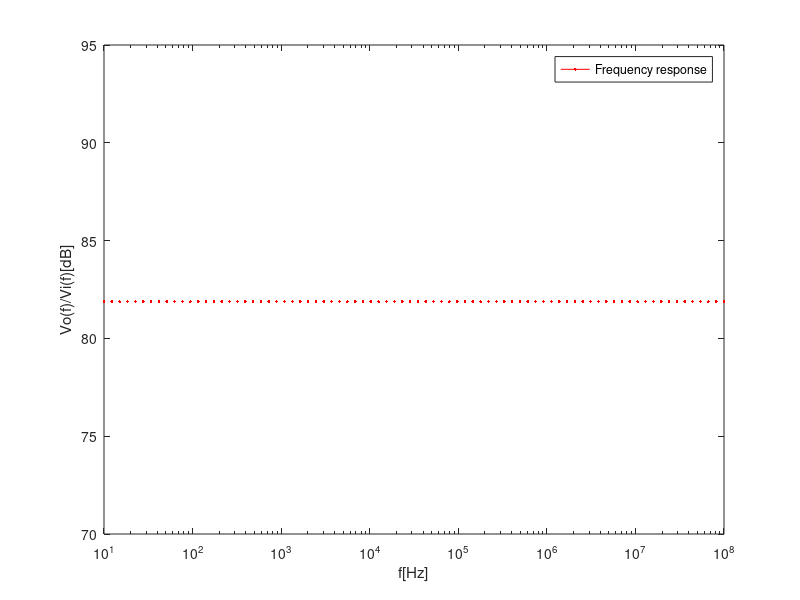
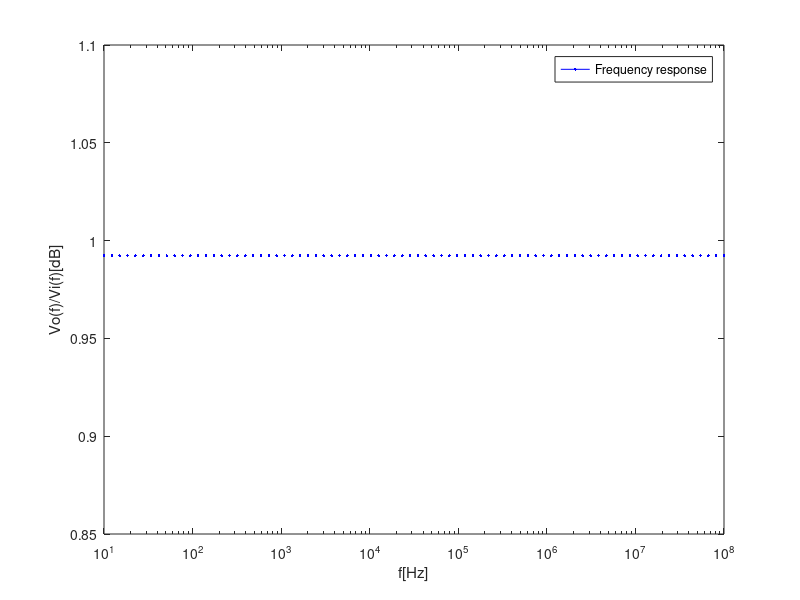

Source code (MATLAB) for these figures, in order:
pkg load control

% ---- GAIN STAGE ----

% values

VT=25e-3
BFN=178.7     %parametro beta do modelo BC5474
VAFN=69.7     %parametro Va do modelo BC5474 
RE1=80        %resistencia do emissor
RC1=1000      %resitencia do coletor
RB1=80000     %resistencia bias 1
RB2=20000     %resistencia bias 2
VBEON=0.7     %tensao a partir da qual o transistor deixa passar
VCC=12        %DC value da fonte
RS=100        %Resistencia interna 


%%%%%%%%%%%%%%%%%%%%GAIN STAGE: INCREMENTAL CIRCUIT%%%%%%%%%%%%%%%%%%%%%%%
			       
RB=1/(1/RB1+1/RB2)                 %resistencia equivalente bias

			           %pode haver erro de sinal no VEQ
			       
VEQ=RB2/(RB1+RB2)*VCC              %tensao equivalente thevnian
IB1=(VEQ-VBEON)/(RB+(1+BFN)*RE1)   %corrente malha B
IC1=BFN*IB1                        %corrente malha C


gm1=IC1/VT
rpi1=BFN/gm1
ro1=VAFN/IC1
			           
IE1=(1+BFN)*IB1                   %corrente emissor
VE1=RE1*IE1                       %tensao emissor
VO1=VCC-RC1*IC1                   %tensao coletor -> tensao de saida do Gain Stage
VCE=VO1-VE1                       %diferenca entre tensao do coletor e emissor
                                
				  %ver se VCE e maior que VBEON
							       


%gain without CE - bypass capacitor							       
AV1w = RC1*(RE1-gm1*rpi1*ro1)/((ro1+RC1+RE1)*(RB+rpi1+RE1)+gm1*RE1*ro1*rpi1 - RE1^2)
AV1simplew = gm1*RC1/(1+gm1*RE1)




							       
%gain with CE - bypass capacitor				       
RE1=0

							       
AV1= RC1*(RE1-gm1*rpi1*ro1)/((ro1+RC1+RE1)*(RB+rpi1+RE1)+gm1*RE1*ro1*rpi1 - RE1^2)
AV1simple = gm1*RC1/(1+gm1*RE1)

							       


							       
RE1=100
%Impedance Calculations
ZI1 = ((ro1+RC1+RE1)*(RB+rpi1+RE1)+gm1*RE1*ro1*rpi1 - RE1^2)/(ro1+RC1+RE1)
ZX = ro1*((RB+rpi1)*RE1/(RB+rpi1+RE1))/(1/(1/ro1+1/(rpi1+RB)+1/RE1+gm1*rpi1/(rpi1+RB)))
ZO1 = 1/(1/ZX+1/RC1)

%in the slides it is ZI1 = 1/(1/RB1+1/RB2+1/rpi1) and ZO1 = 1/(1/RC1+1/ro1)
%RE1 = 0
 
 
% 8 decades and 10 points per decade => 80 points


k1 = 80
freq1=logspace(1,8, k1);


%t1=1
%w1=2*pi*freq1
VS1=0.01							       
	   
gain1 = - gm1 * (RC1*ro1)/(RC1+ro1) * ((RB1*RB2+rpi1*RB2+rpi1*RB1)/(rpi1*RB1*RB2)) / (RS+(RB1*RB2+rpi1*RB2+rpi1*RB1)/(rpi1*RB1*RB2)) * VS1


%%%%%%%%%%%%%%%   MAG TO DB   %%%%%%%%%%%%%%%%%%%%%%%%
AV1wdb = mag2db(abs(AV1w))
AV1simplewdb = mag2db(abs(AV1simplew))
  
AV1db = mag2db(abs(AV1))
gain1db = mag2db(abs(gain1))
AV1simpledb= mag2db(abs(AV1simple))
  

vmag_plot1 = figure ();
semilogx (freq1, abs(gain1db), "r");

xlabel ("f[Hz]");
ylabel ("Vo(f)/Vi(f)[dB]"); 
legenda= legend("Frequency response"); 
print (vmag_plot1, "vmag_plot1.eps", "-depsc");





% ---- OUTPUT STAGE ----

% values
BFP = 227.3
VAFP = 37.2
RE2 = 1000
VEBON = 0.7

VI2 = VO1 % shouldn't it be VI2 = VO-VEBON ?
IE2 = (VCC-VEBON-VI2)/RE2
IC2 = BFP/(BFP+1)*IE2
VO2 = VCC - RE2*IE2


gm2 = IC2/VT
go2 = IC2/VAFP
gpi2 = gm2/BFP
ge2 = 1/RE2


AV2 = gm2/(gm2+gpi2+go2+ge2)





ZI2 = (gm2+gpi2+go2+ge2)/gpi2/(gpi2+go2+ge2)
ZO2 = 1/(gm2+gpi2+go2+ge2)

AV22= mag2db(abs(AV2))

vmag_plot2 = figure ();
semilogx (freq1, AV2, "b");

xlabel ("f[Hz]");
ylabel ("Vo(f)/Vi(f)[dB]"); 
legenda= legend("Frequency response"); 
print (vmag_plot2, "vmag_plot2.eps", "-depsc");









% Point 2 explanation (why both stages can be connected without significant signal loss)

% thanks to a coupling capacitor and a bias circuit

% https://www.audioholics.com/audio-amplifier/amplifier-classes
% Note: there are different types of audio amplifiers

% https://www.youtube.com/watch?v=-fIpj2eHL0k
% In the gain stage we have a NPN transistor (positive part of the signal).
% In the output stage we have a PNP transistor (negative part of the signal).

% https://www.electronics-tutorials.ws/amplifier/amp_1.html
% In the Common Emitter Transistor, for the transistor to operate within its “Active Region” some form of “Base Biasing” was required. This small Base Bias voltage added to the input signal allowed the transistor to reproduce the full input waveform at its output with no loss of signal.

% https://www.allaboutcircuits.com/worksheets/bjt-amplifier-troubleshooting/
% https://www.electronics-tutorials.ws/amplifier/class-ab-amplifier.html
% https://www.pearsonhighered.com/assets/samplechapter/0/1/3/4/0134420101.pdf
% https://wiki.analog.com/university/courses/electronics/text/chapter-10
% https://www.sciencedirect.com/topics/computer-science/amplifier-stage
